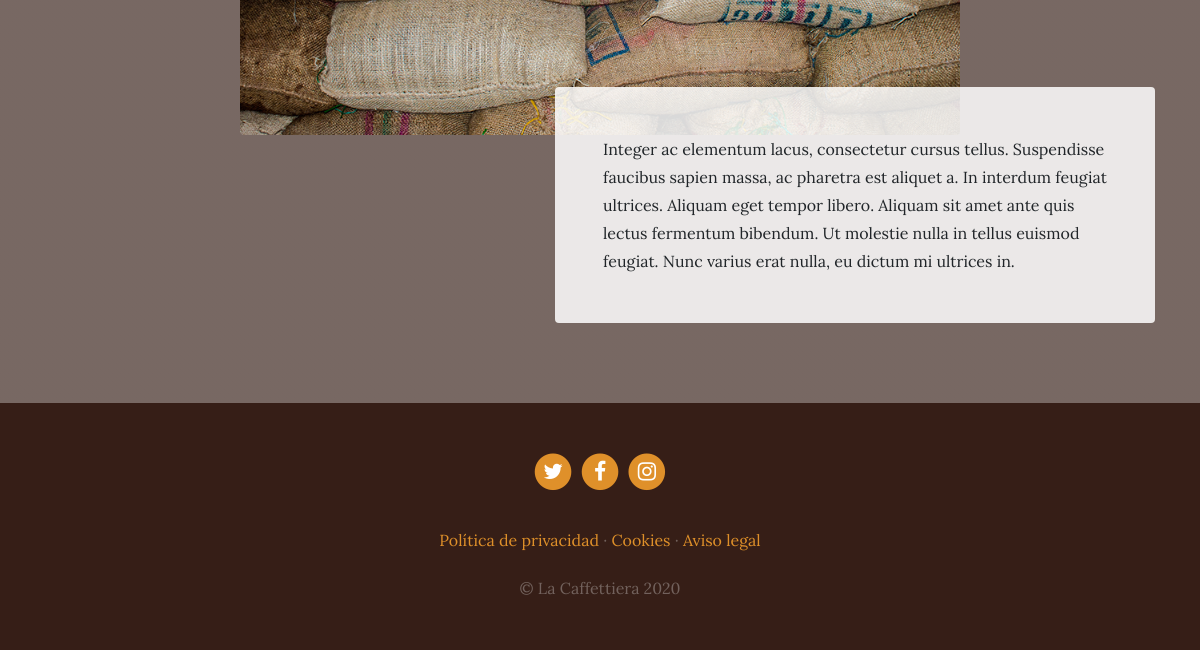
/services/ (lower part), run on an earlier commit of the app's database.
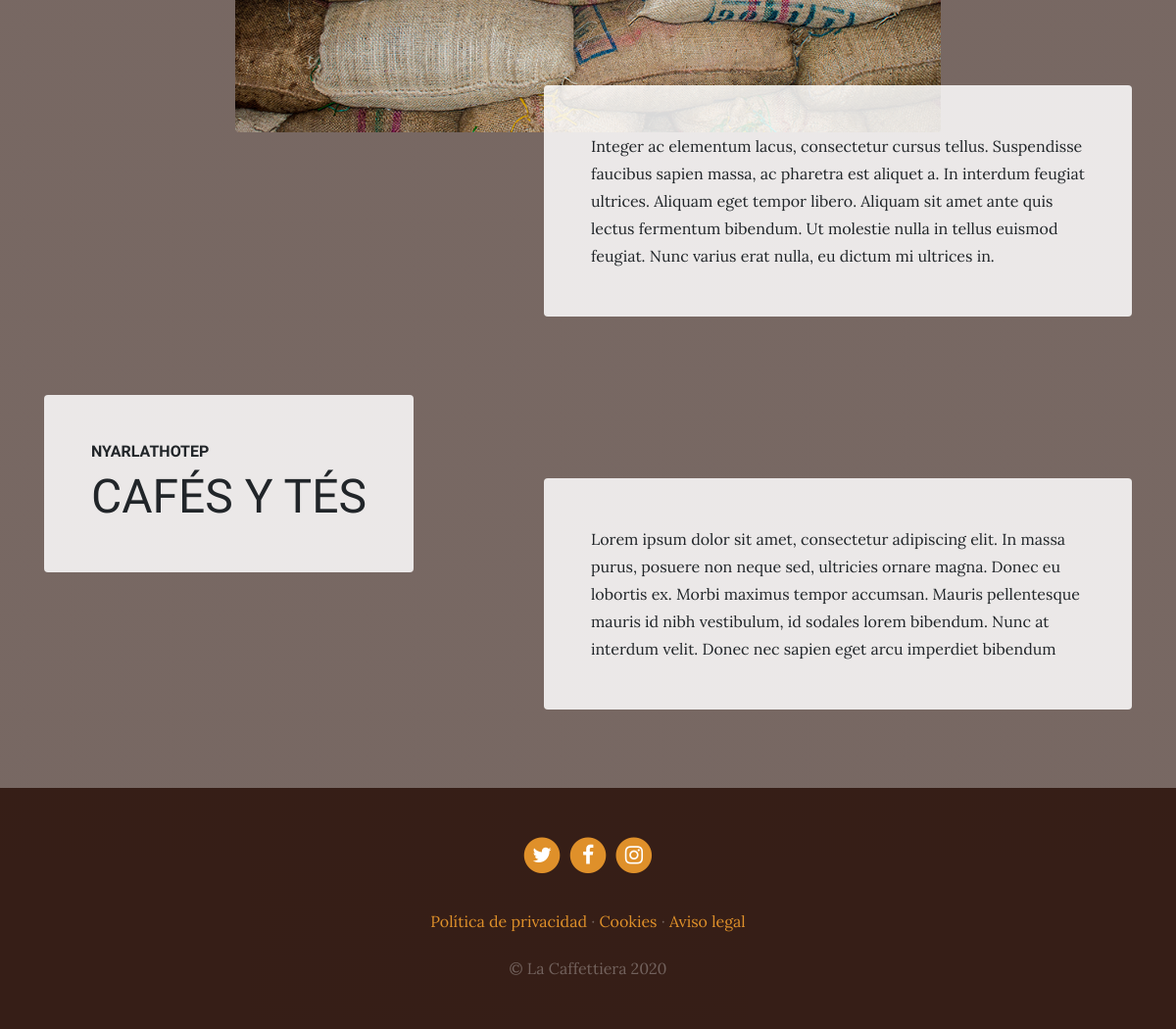
And on a later commit of the database.
### services/models.py (models this page shows, shortened)
class Service(models.Model):
    title   = models.CharField(max_length=200, verbose_name = "Título")
    subtitle   = models.CharField(max_length=200, verbose_name = "Sibtítulo")
    content = models.TextField( verbose_name = "Contenido")
    image   = models.ImageField( verbose_name = "Imagen", upload_to="services")
    created = models.DateTimeField(auto_now_add=True, verbose_name = "Fecha de creación")
    updated = models.DateTimeField(auto_now=True,  verbose_name = "Fecha de edición")
    class Meta:
        verbose_name = "servicio"
        verbose_name_plural = "servicios"
        ordering = ["-created"]

### pages/models.py (models this page shows, shortened)
class Page(models.Model):
    title = models.CharField(verbose_name="Título", max_length=200)
    content = RichTextField(verbose_name="Contenido")
    order = models.SmallIntegerField(verbose_name="Orden", default=0)
    created = models.DateTimeField(auto_now_add=True, verbose_name = "Fecha de creación")
    updated = models.DateTimeField(auto_now=True,  verbose_name = "Fecha de edición")
    class Meta:
        verbose_name = "página"
        verbose_name_plural = "páginas"
        ordering = ['order', 'title']

### services/views.py (the view)
# urls.py: path('', views.services, name="services"),
def services(request):
    services = Service.objects.all()
    return render(request, "services/services.html", {'services': services})

### pages/templatetags/pages_extras.py (called while the page is built)
@register.simple_tag
def get_page_list():
    pages = Page.objects.all()
    return pages

### social/processors.py (called while the page is built)
def ctx_dict(request):
    ctx = {}
    links  = Link.objects.all()
    for link in links:
        ctx[link.key] = link.url
    return ctx

### services/templates/services/services.html (shortened to what this page needs)
{% extends 'core/base.html' %}
{% load static %}
{% block content %}
  {% for service in services reversed %}
    <section class="page-section">
      <div class="container">
        <div class="product-item">
          <div class="product-item-title d-flex">
            <div class="bg-faded p-5 d-flex mr-auto rounded">
              <h2 class="section-heading mb-0">
                <span class="section-heading-upper">{{service.title}}</span>
                <span class="section-heading-lower">{{service.subtitle}}</span>
              </h2>
            </div>
          </div>
          <img class="product-item-img mx-auto d-flex rounded img-fluid mb-3 mb-lg-0" src="{{service.image.url}}" alt="">
          <div class="product-item-description d-flex ml-auto">
            <div class="bg-faded p-5 rounded">
              <p class="mb-0">{{ service.content }}</p>
            </div>
          </div>
        </div>
      </div>
    </section>
  {% endfor %}
{% endblock %}

### core/templates/core/base.html (shortened to what this page needs)
<!DOCTYPE html>
<html lang="es">
  <head>
    {% load static %}
    <link href="{% static 'core/vendor/bootstrap/css/bootstrap.min.css' %}" rel="stylesheet">
    <link href="{% static 'core/vendor/font-awesome/css/font-awesome.min.css' %}" rel="stylesheet" type="text/css">
    <link href="{% static 'core/css/business-casual.css' %}" rel="stylesheet">
  </head>
  <body>
    {% block content %} {% endblock %}
    <footer class="footer text-faded text-center py-5">
      <div class="container">
        <p class="m-0">
        {% if LINK_TWITER %}
          <a href="{{LINK_TWITER}}" class="link">
	          <span class="fa-stack fa-lg">
	            <i class="fa fa-circle fa-stack-2x"></i>
	            <i class="fa fa-twitter fa-stack-1x fa-inverse"></i>
	          </span>
	        </a>
        {% endif %}
        {% if LINK_FACEBOOK %}
	        <a href="{{LINK_FACEBOOK}}" class="link">
	          <span class="fa-stack fa-lg">
	            <i class="fa fa-circle fa-stack-2x"></i>
	            <i class="fa fa-facebook fa-stack-1x fa-inverse"></i>
	          </span>
	        </a>
        {% endif %}
        {% if LINK_INSTAGRAM %}
	        <a href="{{LINK_INSTAGRAM}}" class="link">
	          <span class="fa-stack fa-lg">
	            <i class="fa fa-circle fa-stack-2x"></i>
	            <i class="fa fa-instagram fa-stack-1x fa-inverse"></i>
	          </span>
	        </a>
        {% endif %}
	    </p>
        <p class="m-0 mbt">
          {% load pages_extras %}
          {% get_page_list as page_list %}
          {% for page in page_list %}
          <a href="{% url 'page' page.id page.title|slugify %}" class="link">{{page.title}}</a>{% if not forloop.last  %} · {% endif %}
          {% endfor %}
		</p>
        <p class="m-0 mbt1">&copy; La Caffettiera 2020</p>
      </div>
	</footer>
  </body>
</html>

What changed in the data, as far as the page shows it:
added Service: title "NYARLATHOTEP", subtitle "CAFÉS Y TÉS", content "Lorem ipsum dolor sit amet, consectetur adipiscing elit. In massa purus, posuere non neque sed, ultricies ornare magna. Donec eu lobortis ex. Morbi maximus tempor accumsan. Mauris pellentesque mauris id nibh vestibulum, id sodales lorem bibendum. Nunc at interdum velit. Donec nec sapien eget arcu imperdiet bibendum"
